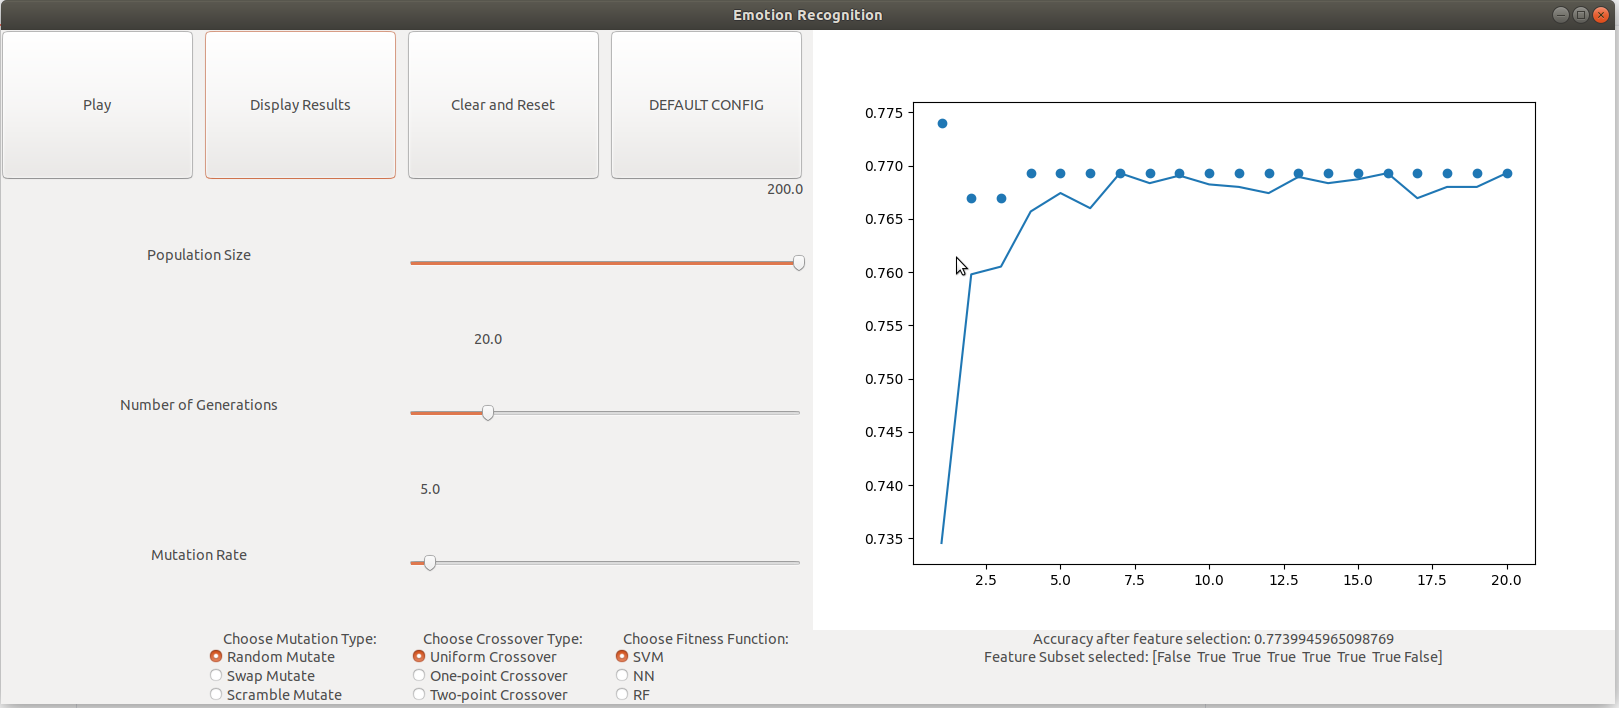

The Python source for this figure:
#! /usr/bin/env python
import gi
import os
gi.require_version('Gtk', '3.0')
from gi.repository import Gtk
from GAclass import GeneticSelector
# from sklearn.linear_model import LinearRegression
from matplotlib.backends.backend_gtk3agg import (
	FigureCanvasGTK3Agg as FigureCanvas)
from matplotlib.figure import Figure
import numpy as np
import matplotlib.pyplot as plt
import threading
#import animation

global size, mutation_rate, counter, xover, mut, n_gen
n_gen = 20
size = 200
counter = 1
mutation_rate = 0.05
mut = 0
xover = 5

class MyWindow(Gtk.Window):
	def __init__(self):
		Gtk.Window.__init__(self, title="Emotion Recognition")

		# Text Boxes
		self.grid = Gtk.Grid()
		self.grid.set_column_spacing(10)
		self.grid.set_column_homogeneous(True)
		self.add(self.grid)
		# self.grid.attach(widget, column, row, colspan, rowspan)

		label1 = Gtk.Label()
		label1.set_text("Population Size")
		self.grid.attach(label1, 0, 1, 2, 1)

		label6 = Gtk.Label()
		label6.set_text("Number of Generations")
		self.grid.attach(label6, 0, 2, 2, 1)

		label2 = Gtk.Label()
		label2.set_text("Mutation Rate")
		self.grid.attach(label2, 0, 3, 2, 1)

		# Sliders

		#ad1 = Gtk.Adjustment(initial value, min value, max value, step increment, page increment, page size)
		ad1 = Gtk.Adjustment(200, 0, 200, 10, 20, 0)
		ad2 = Gtk.Adjustment(0, 0, 100, 5, 10, 0)
		ad3 = Gtk.Adjustment(20, 0, 100, 10, 20, 0)

		# Slider for population size
		self.slide1 = Gtk.Scale(orientation=Gtk.Orientation.HORIZONTAL, adjustment=ad1)
		self.slide1.set_hexpand(True)
		self.slide1.connect("value-changed", self.set_populationSize)
		self.grid.attach(self.slide1, 2, 1, 2, 1)

		# Slider for Crossover Chance
		self.slide2 = Gtk.Scale(orientation=Gtk.Orientation.HORIZONTAL, adjustment=ad2)
		self.slide2.set_hexpand(True)
		self.slide2.connect("value-changed", self.set_mutationChance)
		self.grid.attach(self.slide2, 2, 3, 2, 1)

		# Slider for Number of Generations
		self.slide3 = Gtk.Scale(orientation=Gtk.Orientation.HORIZONTAL, adjustment=ad3)
		self.slide3.set_hexpand(True)
		self.slide3.connect("value-changed", self.set_nGen)
		self.grid.attach(self.slide3, 2, 2, 2, 1)

		# ---------------Mutation Type added--------------------
		label3 = Gtk.Label()
		label3.set_text("Choose Mutation Type:")
		self.grid.attach(label3, 1, 4, 1, 1)

		button1 = Gtk.RadioButton(label="Random Mutate")
		button1.connect("toggled", self.toggled_cb_mutate)

		button2 = Gtk.RadioButton.new_from_widget(button1)
		button2.set_label("Swap Mutate")
		button2.connect("toggled", self.toggled_cb_mutate)
		button2.set_active(False)

		button3 = Gtk.RadioButton.new_with_label_from_widget(
			button1, "Scramble Mutate")
		button3.connect("toggled", self.toggled_cb_mutate)
		button3.set_active(False)

		self.grid.attach(button1, 1, 5, 1, 1)
		self.grid.attach(button2, 1, 6, 1, 1)
		self.grid.attach(button3, 1, 7, 1, 1)

		# ---------------Crossover Type added--------------------
		label4 = Gtk.Label()
		label4.set_text("Choose Crossover Type:")
		self.grid.attach(label4, 2, 4, 1, 1)

		button4 = Gtk.RadioButton(label="Uniform Crossover") # xover = any
		button4.connect("toggled", self.toggled_cb_crossover)

		button5 = Gtk.RadioButton.new_from_widget(button4)
		button5.set_label("One-point Crossover") # xover = 1
		button5.connect("toggled", self.toggled_cb_crossover)
		button5.set_active(False)

		button6 = Gtk.RadioButton.new_with_label_from_widget(
			button4, "Two-point Crossover") # xover = 2 
		button6.connect("toggled", self.toggled_cb_crossover)
		button6.set_active(False)

		self.grid.attach(button4, 2, 5, 1, 1)
		self.grid.attach(button5, 2, 6, 1, 1)
		self.grid.attach(button6, 2, 7, 1, 1)

		# ---------------Fitness Function added--------------------
		label5 = Gtk.Label()
		label5.set_text("Choose Fitness Function:")
		self.grid.attach(label5, 3, 4, 1, 1)

		button7 = Gtk.RadioButton(label="SVM") # counter = 1
		button7.connect("toggled", self.toggled_cb_fitness)

		button8 = Gtk.RadioButton.new_from_widget(button7)
		button8.set_label("NN") # counter = 0
		button8.connect("toggled", self.toggled_cb_fitness)
		button8.set_active(False)

		button9 = Gtk.RadioButton.new_with_label_from_widget(
			button7, "RF") # counter = 2
		button9.connect("toggled", self.toggled_cb_fitness)
		button9.set_active(False)

		self.grid.attach(button7, 3, 5, 1, 1)
		self.grid.attach(button8, 3, 6, 1, 1)
		self.grid.attach(button9, 3, 7, 1, 1)

		self.f = Figure(figsize=(5, 4), dpi=100)
		self.canvas = FigureCanvas(self.f)  # a Gtk.DrawingArea
		self.canvas.set_size_request(800, 600)
		self.grid.attach(self.canvas, 4, 0, 4, 4)

		
		button1 = Gtk.Button(label="Play")
		button1.connect("clicked", self.play_clicked)
		self.grid.attach(button1, 0, 0, 1, 1)

		button2 = Gtk.Button(label="Display Results")
		button2.connect("clicked", self.final_clicked)
		self.grid.attach(button2, 1, 0, 1, 1)

		button3 = Gtk.Button(label="Clear and Reset")
		button3.connect("clicked", self.reset_clicked)
		self.grid.attach(button3, 2, 0, 1, 1)

		button4 = Gtk.Button(label="DEFAULT CONFIG")
		button4.connect("clicked", self.default_clicked)
		self.grid.attach(button4, 3, 0, 1, 1)


	def final_clicked(self, widget):

		self.grid.remove(self.canvas)
		f = Figure()
		ax = f.add_subplot(111)

		ax.scatter(np.arange(1,len(self.gensel.scores_best)+1,1),self.gensel.scores_best, label='Best')
		ax.plot(np.arange(1,len(self.gensel.scores_best)+1,1), self.gensel.scores_avg, label='Average')

		self.canvas = FigureCanvas(f)  # a Gtk.DrawingArea
		self.canvas.set_size_request(800, 600)
		self.grid.attach(self.canvas, 4, 0, 4, 4)

		self.show_all()
		print("play")

	def play_clicked(self, widget):
		def CallGA():
			self.gensel = GeneticSelector(n_gen=n_gen, size=size, n_best=40, n_rand=40,
										  n_children=5, mutation_rate=mutation_rate, counter=counter, xover=xover, mut=mut)

		def RealTimePlot():
			os.system("python3 animation.py")

		t1 = threading.Thread(target=CallGA)
		t2 = threading.Thread(target=RealTimePlot)

		t1.start()
		t2.start()

	def reset_clicked(self, widget):
		size = self.slide1.set_value(0)
		crossover_rate = self.slide2.set_value(0)
		mutation_rate = self.slide3.set_value(0)
		print(crossover_rate)

	def default_clicked(self, widget):
		size = self.slide1.set_value(200)
		crossover_rate = self.slide2.set_value(5)
		mutation_rate = self.slide3.set_value(5)
		print(crossover_rate)

	def set_populationSize(self, widget):
		size = int(self.slide1.get_value())
		print(size)

	def set_mutationChance(self, widget):
		mutation_rate = round(self.slide2.get_value() / 100 , 3)
		print(mutation_rate)

	def set_nGen(self, widget):
		n_gen = int(self.slide3.get_value())
		print(n_gen)

	def toggled_cb_mutate(self, button):
		if button.get_active():
			label = button.get_label()
			if label == "Random Mutation":
				mut = 0
			elif label == "Swap Mutate":
				mut = 1
			elif label == "Scramble Mutate":
				mut = 2


	def toggled_cb_crossover(self, button):
		if button.get_active():
			label = button.get_label()
			if label == "Uniform Crossover":
				xover = 5
			elif label == "One-point Crossover":
				xover = 1
			elif label == "Two-point Crossover":
				xover = 2

	def toggled_cb_fitness(self, button):
		if button.get_active():
			label = button.get_label()
			if label == "NN":
				counter = 0
			elif label == "SVM":
				counter = 1
			elif label == "RF":
				counter = 2

# class RealtimePlot(Thread):
# 	def run(self):
# 		os.system("python3 animation.py")


win = MyWindow()
win.connect("destroy", Gtk.main_quit)
win.show_all()
Gtk.main()
